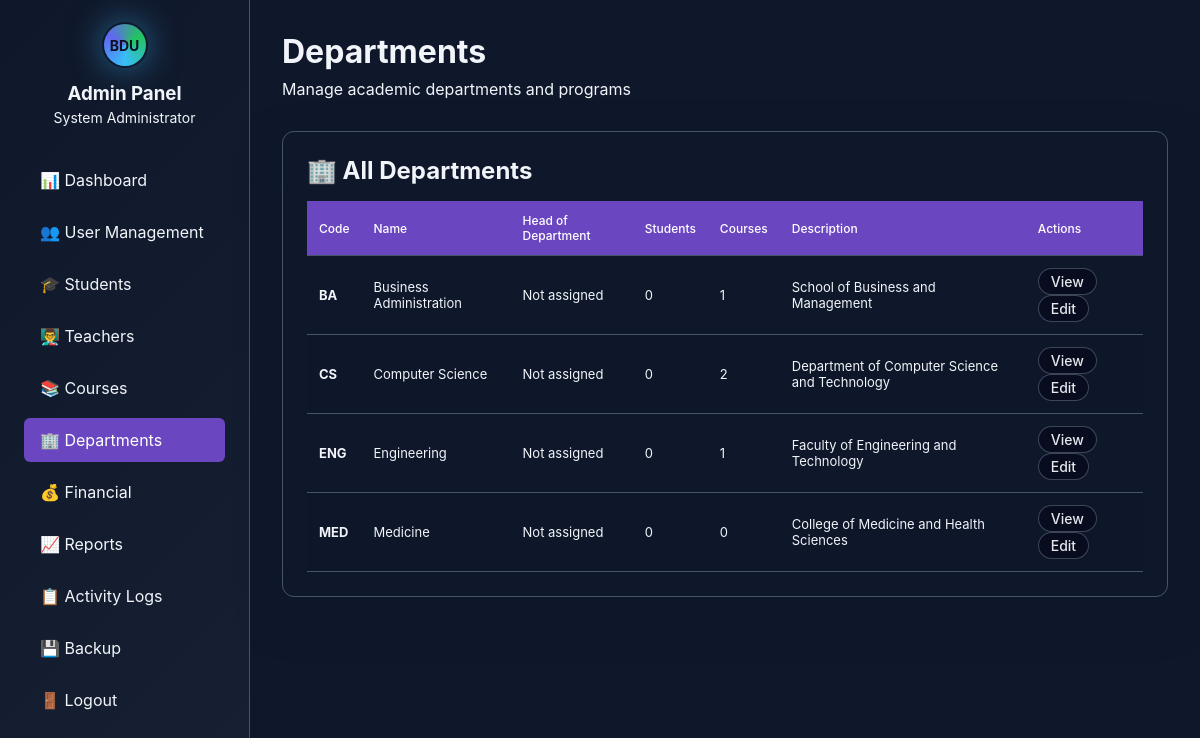
The app's page /admin/departments.php (signed in) with its own data.
### tables this page shows
CREATE TABLE departments (
    id INT PRIMARY KEY AUTO_INCREMENT,
    name VARCHAR(100) NOT NULL,
    code VARCHAR(10) UNIQUE NOT NULL,
    description TEXT,
    head_of_department INT,
    is_active BOOLEAN DEFAULT TRUE,
    created_at TIMESTAMP DEFAULT CURRENT_TIMESTAMP,
    FOREIGN KEY (head_of_department) REFERENCES users(id) ON DELETE SET NULL,
    INDEX idx_code (code)
);

### includes/Database.php (called while the page is built, shortened)
<?php
class Database {
    private static $instance = null;
    private $pdo;
    private $host = 'localhost';
    private $dbname = 'student_system';
    private $username = 'root';
    private $password = '';
    private function __construct() {
        try {
            $dsn = "mysql:host={$this->host};dbname={$this->dbname};charset=utf8mb4";
            $options = [
                PDO::ATTR_ERRMODE => PDO::ERRMODE_EXCEPTION,
                PDO::ATTR_DEFAULT_FETCH_MODE => PDO::FETCH_ASSOC,
                PDO::ATTR_EMULATE_PREPARES => false,
                PDO::ATTR_PERSISTENT => true
            ];
            $this->pdo = new PDO($dsn, $this->username, $this->password, $options);
        } catch (PDOException $e) {
            throw new Exception("Database connection failed: " . $e->getMessage());
        }
    }
    public static function getInstance() {
        if (self::$instance === null) {
            self::$instance = new self();
        }
        return self::$instance;
    }
    public function query($sql, $params = []) {
        try {
            $stmt = $this->pdo->prepare($sql);
            $stmt->execute($params);
            return $stmt;
        } catch (PDOException $e) {
            throw new Exception("Query failed: " . $e->getMessage() . " | SQL: " . $sql . " | Params: " . json_encode($params));
        }
    }
    public function fetchAll($sql, $params = []) {
        $stmt = $this->query($sql, $params);
        return $stmt->fetchAll();
    }
}
?>

### admin/departments.php (the view, shortened to what this page needs)
<?php
require_once '../includes/Auth.php';
require_once '../includes/Database.php';
$db = Database::getInstance();
$departments = $db->fetchAll("
    SELECT d.*,
           CONCAT(u.first_name, ' ', u.last_name) as head_name,
           COUNT(DISTINCT s.id) as student_count,
           COUNT(DISTINCT c.id) as course_count
    FROM departments d
    LEFT JOIN users u ON d.head_of_department = u.id
    LEFT JOIN students s ON d.id = s.department_id AND s.status = 'active'
    LEFT JOIN courses c ON d.id = c.department_id AND c.is_active = 1
    WHERE d.is_active = 1
    GROUP BY d.id
    ORDER BY d.name
");
?>
<!DOCTYPE html>
<html lang="en">
<head>
    <link rel="stylesheet" href="../css/style.css">
</head>
<body>
    <div class="sidebar-layout">
        <aside class="sidebar">
            <div style="text-align: center; margin-bottom: 2rem;">
                <div class="logo-circle" style="margin: 0 auto 1rem;">BDU</div>
                <h3 style="margin: 0; color: var(--text);">Admin Panel</h3>
                <p style="margin: 0.25rem 0 0 0; color: var(--muted); font-size: 0.875rem;">
                    <?php echo htmlspecialchars($_SESSION['full_name']); ?>
                </p>
            </div>
            <nav>
                <ul class="sidebar-nav">
                    <li><a href="dashboard.php">📊 Dashboard</a></li>
                    <li><a href="users.php">👥 User Management</a></li>
                    <li><a href="students.php">🎓 Students</a></li>
                    <li><a href="teachers.php">👨‍🏫 Teachers</a></li>
                    <li><a href="courses.php">📚 Courses</a></li>
                    <li><a href="#" class="active">🏢 Departments</a></li>
                    <li><a href="financial.php">💰 Financial</a></li>
                    <li><a href="reports.php">📈 Reports</a></li>
                    <li><a href="logs.php">📋 Activity Logs</a></li>
                    <li><a href="backup.php">💾 Backup</a></li>
                    <li><a href="../logout.php">🚪 Logout</a></li>
                </ul>
            </nav>
        </aside>
        <main class="main-content">
            <header style="margin-bottom: 2rem;">
                <h1 style="margin: 0; color: var(--text);">Departments</h1>
                <p style="margin: 0.5rem 0 0 0; color: var(--muted);">Manage academic departments and programs</p>
            </header>
            <div class="card">
                <h2>🏢 All Departments</h2>
                <table class="table">
                    <thead>
                        <tr>
                            <th>Code</th>
                            <th>Name</th>
                            <th>Head of Department</th>
                            <th>Students</th>
                            <th>Courses</th>
                            <th>Description</th>
                            <th>Actions</th>
                        </tr>
                    </thead>
                    <tbody>
                        <?php if (empty($departments)): ?>
                            <tr>
                                <td colspan="7" style="text-align: center; padding: 2rem; color: var(--muted);">
                                    No departments found.
                                </td>
                            </tr>
                        <?php else: ?>
                            <?php foreach ($departments as $dept): ?>
                                <tr>
                                    <td><strong><?php echo htmlspecialchars($dept['code']); ?></strong></td>
                                    <td><?php echo htmlspecialchars($dept['name']); ?></td>
                                    <td><?php echo htmlspecialchars($dept['head_name'] ?? 'Not assigned'); ?></td>
                                    <td><?php echo $dept['student_count']; ?></td>
                                    <td><?php echo $dept['course_count']; ?></td>
                                    <td><?php echo htmlspecialchars(substr($dept['description'] ?? '', 0, 50)) . (strlen($dept['description'] ?? '') > 50 ? '...' : ''); ?></td>
                                    <td>
                                        <button class="btn btn-secondary" style="padding: 0.25rem 0.75rem; font-size: 0.875rem;">View</button>
                                        <button class="btn btn-secondary" style="padding: 0.25rem 0.75rem; font-size: 0.875rem;">Edit</button>
                                    </td>
                                </tr>
                            <?php endforeach; ?>
                        <?php endif; ?>
                    </tbody>
                </table>
            </div>
        </main>
    </div>
</body>
</html>

### css/style.css (style rules this page uses)
* { box-sizing: border-box; }
body { margin: 0; min-height: 100vh; font-family: 'Inter', -apple-system, BlinkMacSystemFont, "Segoe UI", sans-serif; background: linear-gradient(135deg, #0F172A 0%, #1E293B 100%); color: #F1F5F9; }
.logo-circle { width: 42px; height: 42px; border-radius: 999px; background: conic-gradient(from 180deg, #38bdf8, #6366f1, #22c55e, #38bdf8); display: flex; align-items: center; justify-content: center; color: #0b1120; font-weight: 700; font-size: 14px; box-shadow: 0 0 0 2px rgba(15,23,42,0.9), 0 0 35px rgba(56,189,248,0.6); }
.btn { display: inline-flex; align-items: center; justify-content: center; padding: 9px 16px; border-radius: 999px; font-size: 13px; font-weight: 500; text-decoration: none; border: 1px solid rgba(148, 163, 184, 0.38); background: rgba(2, 6, 23, 0.55); color: #e5e7eb; cursor: pointer; transition: transform 0.16s ease, box-shadow 0.16s ease, background 0.16s ease, border-color 0.16s ease, color 0.16s ease; }
.card { position: relative; border-radius: 18px; padding: 18px 18px 16px; background: radial-gradient(circle at top left, rgba(31,41,55,0.75), rgba(15,23,42,0.96)); border: 1px solid rgba(55,65,81,0.9); box-shadow: 0 18px 40px rgba(15,23,42,0.85); overflow: hidden; }
.card::before { content: ""; position: absolute; inset: -40%; background: conic-gradient(from 180deg, transparent, rgba(56,189,248,0.08), transparent, rgba(129,140,248,0.06)); opacity: 0; transition: opacity 0.4s ease; pointer-events: none; }
table { width: 100%; border-collapse: collapse; font-size: 13px; }
thead { position: sticky; top: 0; background: linear-gradient(180deg, #020617, #020617); z-index: 1; }
th, td { padding: 9px 10px; text-align: left; }
th { font-weight: 500; color: #9ca3af; border-bottom: 1px solid rgba(55,65,81,0.9); font-size: 12px; }
tbody tr:nth-child(even) { background: rgba(15,23,42,0.9); }
tbody tr:nth-child(odd) { background: rgba(15,23,42,0.96); }
tbody tr { transition: background 0.14s ease, transform 0.12s ease, box-shadow 0.12s ease; }
button { font-family: inherit; }

### css/premium-ui.css (style rules this page uses)
:root { --primary: #6B46C1; --primary-dark: #553C9A; --primary-light: #8B5CF6; --secondary: #EC4899; --accent: #10B981; --danger: #EF4444; --warning: #F59E0B; --success: #10B981; --info: #3B82F6; --bg: #0F172A; --bg-secondary: #1E293B; --bg-card: #334155; --border: #475569; --text: #F1F5F9; --text-muted: #94A3B8; --glow-purple: rgba(139, 92, 246, 0.5); --glow-pink: rgba(236, 72, 153, 0.5); --shadow-xl: 0 20px 25px -5px rgba(0, 0, 0, 0.1), 0 10px 10px -5px rgba(0, 0, 0, 0.04); }
* { box-sizing: border-box; }
body { background: linear-gradient(135deg, var(--bg) 0%, var(--bg-secondary) 100%); color: var(--text); font-family: 'Inter', -apple-system, BlinkMacSystemFont, sans-serif; overflow-x: hidden; cursor: none; }

### admin/departments.php (style rules this page uses)
.sidebar-layout { display: grid; grid-template-columns: 250px 1fr; min-height: 100vh; }
.sidebar { background: var(--card-bg); border-right: 1px solid var(--border); padding: 1.5rem; }
.sidebar-nav { list-style: none; padding: 0; margin: 0; }
.sidebar-nav li { margin-bottom: 0.5rem; }
.sidebar-nav a { display: flex; align-items: center; padding: 0.75rem 1rem; color: var(--text); text-decoration: none; border-radius: 6px; transition: background 0.2s; }
.sidebar-nav a:hover, .sidebar-nav a.active { background: var(--primary); color: white; }
.main-content { padding: 2rem; background: var(--bg); }
.card { background: var(--card-bg); border: 1px solid var(--border); border-radius: 12px; padding: 1.5rem; margin-bottom: 2rem; }
.card h2 { margin: 0 0 1rem 0; color: var(--text); }
.table { width: 100%; border-collapse: collapse; }
.table th, .table td { padding: 0.75rem; text-align: left; border-bottom: 1px solid var(--border); }
.table th { background: var(--primary); color: white; }

### records on screen
departments: code "BA", name "Business Administration", head_name "Not assigned", student_count "0", course_count "1", description "School of Business and Management"
departments: code "CS", name "Computer Science", head_name "Not assigned", student_count "0", course_count "2", description "Department of Computer Science and Technology"
departments: code "ENG", name "Engineering", head_name "Not assigned", student_count "0", course_count "1", description "Faculty of Engineering and Technology"
departments: code "MED", name "Medicine", head_name "Not assigned", student_count "0", course_count "0", description "College of Medicine and Health Sciences"

### other values on screen
$_SESSION['full_name'] "System Administrator"
